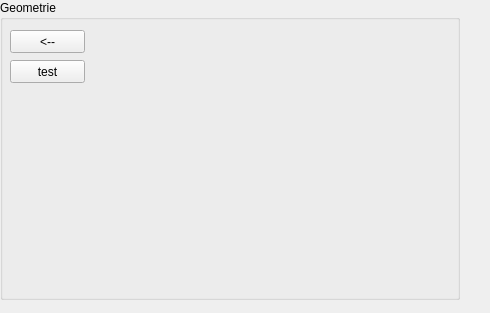
<?xml version="1.0" encoding="UTF-8"?>
<ui version="4.0">
 <class>Form</class>
 <widget class="QWidget" name="Form">
  <property name="geometry">
   <rect>
    <x>0</x>
    <y>0</y>
    <width>490</width>
    <height>313</height>
   </rect>
  </property>
  <property name="windowTitle">
   <string>Form</string>
  </property>
  <widget class="QGroupBox" name="groupBox">
   <property name="geometry">
    <rect>
     <x>0</x>
     <y>0</y>
     <width>460</width>
     <height>300</height>
    </rect>
   </property>
   <property name="minimumSize">
    <size>
     <width>460</width>
     <height>0</height>
    </size>
   </property>
   <property name="maximumSize">
    <size>
     <width>450</width>
     <height>16777215</height>
    </size>
   </property>
   <property name="font">
    <font>
     <bold>false</bold>
    </font>
   </property>
   <property name="title">
    <string>Geometrie</string>
   </property>
   <widget class="QPushButton" name="pushButton">
    <property name="geometry">
     <rect>
      <x>10</x>
      <y>60</y>
      <width>75</width>
      <height>23</height>
     </rect>
    </property>
    <property name="text">
     <string>test</string>
    </property>
   </widget>
   <widget class="QPushButton" name="btn_back_geometry">
    <property name="geometry">
     <rect>
      <x>10</x>
      <y>30</y>
      <width>75</width>
      <height>23</height>
     </rect>
    </property>
    <property name="text">
     <string>&lt;--</string>
    </property>
   </widget>
  </widget>
 </widget>
 <resources/>
 <connections/>
</ui>
